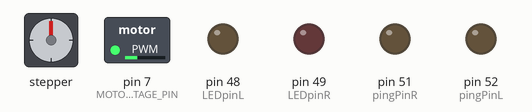
A sketch run on a simulated Arduino Mega 2560, built with avr-gcc and run on an emulated ATmega2560. Shown: stepper motor, switched loads named in the sketch (green lamp = pin HIGH), output pins drawn as LEDs (lit = HIGH). Wiring (inferred from the names in the program): stepper motor driver (200 steps per turn assumed): step pin 22; direction pin 23. The ROS host is connected and sends only what is stated; pins used as bus, display or sensor lines are not drawn.

Above: at 0.15 s.
At 10.07 s:
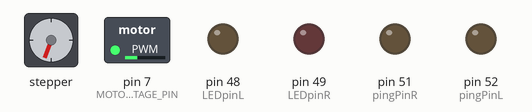
At 19.98 s:
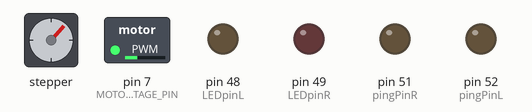
At 39.83 s:
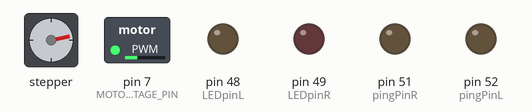
Timing chart, 0 to 40.0 s (numbered marks = the images above):
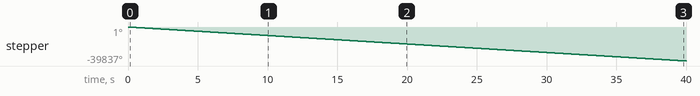

The sketch:

BasicUltraSonic.ino
```cpp
#include <ros.h>                        //ROS library
#include <std_msgs/Int32.h> //Documentation on http://wiki.ros.org/std_msgs
#include <Stepper.h>

ros::NodeHandle nh;             //Initialize ROS node handler
std_msgs::Int32 Distance;       //ROS requires its own data type(s)
std_msgs::Int32 Angle;
ros::Publisher chatter("chatter",&Distance);  //You need this to publish to ROS

#define POTENTIOMETER_DATA A1   //Analog in pin for wheel angle potentiometer
#define ADC_REF 3.3             //Maximum voltage on potentiometer
#define FULL_ANGLE 60.0         //Total amount of angles
#define MOTOR_VOLTAGE_PIN 7     //PWM output pin (analog out) for motor control

const byte pingPinL = 52; // Trigger Pin of Ultrasonic Sensor Left
const byte echoPinL = 53; // Echo Pin of Ultrasonic Sensor Left
const byte pingPinR = 51; // Trigger Pin of Ultrasonic Sensor Right
const byte echoPinR = 50; // Echo Pin of Ultrasonic Sensor Right

const byte LEDpinR = 49;  //Debug LEDS for sensors (not required for code to operate)
const byte LEDpinL = 48;

//Stepper motor control variables
const byte pulse = 22;
const byte dir = 23;
long delay_Micros = 1800;   //CONTROLS STEPPER MOTOR SPEED
long currentMicros = 0; long previousMicros = 0;

void setup() {

   nh.initNode();       //Intitialize ROS node
   nh.advertise(chatter); //Tell the ROS node it will be receiving information from this publisher
   Serial.begin(57600); // Starting Serial Terminal, ROS uses 57600 baud

   //myStepper.setSpeed(10);

   pinMode(pingPinL, OUTPUT);
   pinMode(echoPinL, INPUT);
   pinMode(pingPinR, OUTPUT);
   pinMode(echoPinR, INPUT);

   pinMode(LEDpinL, OUTPUT);
   pinMode(LEDpinR, OUTPUT);
   digitalWrite(LEDpinL, LOW);
   digitalWrite(LEDpinR, LOW);

    //FOLLOWING 3 LINES ARE FOR STEPPER MOTOR
   pinMode(pulse,OUTPUT);
   pinMode(dir,OUTPUT);
   digitalWrite(dir,LOW);

   analogWrite(MOTOR_VOLTAGE_PIN, 77);   //controls motor voltage via PWM pin and RC circuit
   //Voltage is determined by second argument of function; the maximum voltage is 5V
   //The second argument ranges from 0 to 255 and is directly proportional to 0-5V

}

void loop() {
   //ultrasonicPulse(200);   //Reads distance data every 200ms
   //measureAngle(0);        //Reads potentiometer angle after Ultrasonic Pulse, delay is 0 since ultrasonicPulse has 200ms delay
   //All the following lines are for stepper motor control. Will eventually be made into a function
   currentMicros = micros();

   if(currentMicros - previousMicros >= delay_Micros){

      previousMicros = currentMicros;

      digitalWrite(pulse,HIGH);

      delayMicroseconds(500); //Set Value

      digitalWrite(pulse,LOW);

   }
}

void ultrasonicPulse(int del) {
   long duration, inches, cm;

   //Retrieve Data from Left Sensor
   triggerPin(pingPinL);      //Send a trigger to tell left sensor to take a measurement

   duration = pulseIn(echoPinL, HIGH);  //Measures how long the ultrasonic pulse is traveling

   inches = microsecondsToInches(duration);   //Unit conversions
   cm = microsecondsToCentimeters(duration);

   if(cm>400) {
    inches = -1;
    cm = -1;
   }

   if(inches<6 && inches>0) {
    digitalWrite(LEDpinL, HIGH);
   } else {
    digitalWrite(LEDpinL, LOW);
   }

   /*Serial.print("Left: ");    //uncomment to send info directly to USB port
   Serial.print(inches);
   Serial.print("in, ");
   Serial.print(cm);
   Serial.print("cm");
   Serial.println();*/

   Distance.data=cm;            //Sets the special ROS datatype to equal our cm measurement
   chatter.publish(&Distance);  //Publisher sends the data over USB to ROS node
   nh.spinOnce();               //This line is recommended after you've published information to a ROS node


   //Retrieve Data from Right Sensor
   triggerPin(pingPinR);     //Repeat same process as above for right sensor

   duration = pulseIn(echoPinR, HIGH);

   inches = microsecondsToInches(duration) + 400;
   cm = microsecondsToCentimeters(duration) + 400;

   if(cm>800) {
    inches = -2;
    cm = -2;
   }

   if(inches<406 && inches>400) {
    digitalWrite(LEDpinR, HIGH);
   } else {
    digitalWrite(LEDpinR, LOW);
   }

   Distance.data=cm;
   chatter.publish(&Distance);
   nh.spinOnce();

   delay(del);
}

void measureAngle(int del) {
  int potValue = analogRead(POTENTIOMETER_DATA); //0 - 474, -30 - 400, 30 - 569

  //float voltage = (float)potValue * ADC_REF / 569; // Integer value here depends on potentiometer
  //float degree = ((voltage * FULL_ANGLE) / ADC_REF)-30;

  float degree = ((potValue-400)*0.355)-30;

  Serial.println(potValue); //debug statement

  Angle.data=degree + 1050; //1050 is used to encode the message so master code can distinguish from ultrasonic data
  chatter.publish(&Angle);
  nh.spinOnce();

  delay(del);
}

void triggerPin(int pin){ //Sends a 10us pulse to the trigger pin of HC-SR04 ultrasonic sensor
   digitalWrite(pin, LOW);
   delayMicroseconds(2);
   digitalWrite(pin, HIGH);
   delayMicroseconds(10);
   digitalWrite(pin, LOW);
}

long microsecondsToInches(long microseconds) {
   return microseconds / 74 / 2;
}

long microsecondsToCentimeters(long microseconds) {
   return microseconds / 29 / 2;
}
```

Measured:
- by itself, stepper: keeps turning counter-clockwise at about 996°/s
